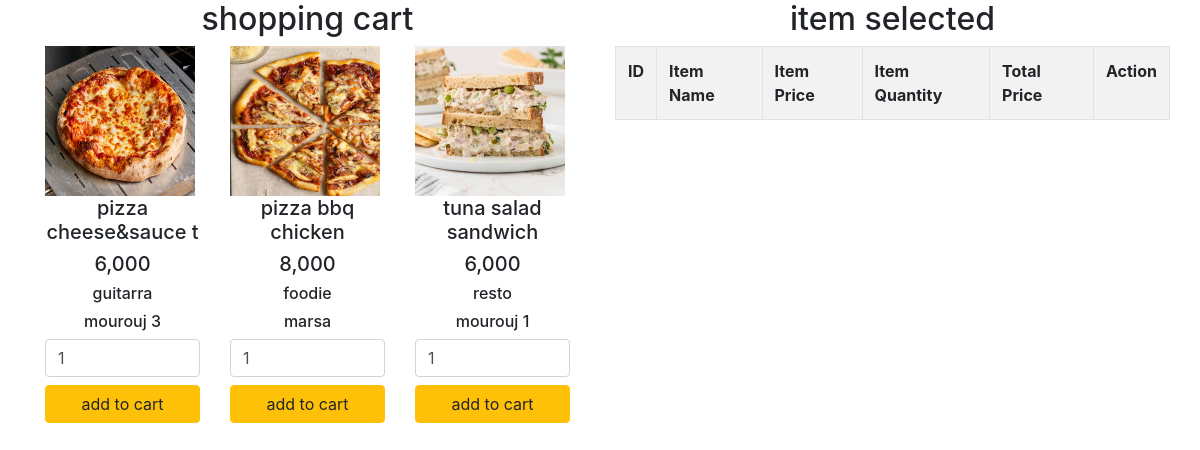
The page / on the database its author committed.
### tables this page shows
CREATE TABLE `menu` (
  `id` int(11) NOT NULL,
  `name` varchar(200) NOT NULL,
  `description` varchar(200) NOT NULL,
  `price` int(20) NOT NULL,
  `rating` int(2) NOT NULL,
  `type_id` int(20) NOT NULL,
  `size_id` int(20) NOT NULL,
  `r_name` varchar(20) NOT NULL,
  `city_id` int(11) NOT NULL,
  `location` varchar(20) NOT NULL,
  `image` varchar(50) NOT NULL
);

### index.php (the view, shortened to what this page needs)
<?php
$conn = mysqli_connect("localhost","root","","db_of_restaurant");
?>
<!DOCTYPE html>
<html>
<head>
    <link rel="stylesheet" href="https://cdn.jsdelivr.net/npm/bootstrap@4.0.0/dist/css/bootstrap.min.css">
</head>
<body>
    <div class="container-fluid">
        <div class="col-md-12">
            <div class="row">
                <div class="col-md-6">
                    <h2 class="text-center">shopping cart</h2>
					<div class="col-md-12">
						<div class="row">
					<?php
					$q1="SELECT * FROM menu";
					$r1= mysqli_query($conn,$q1);
					while($row=mysqli_fetch_array($r1)){ ?>
					<div class="col-md-4">
					<form method='post' action="index.php?id=<?=$row['id'] ;?>">
						<img src="<?= $row['image'] ?>" style='height:150px;width:150px;'>
						<h5 class="text-center"><?= $row['name']; ?></h5>
						<h5 class="text-center"><?= number_format($row['price']); ?></h5>
						<h6 class="text-center"><?= $row['r_name']; ?></h6>
						<h6 class="text-center"><?= $row['location']; ?></h6>
						<input type="number" name="quantity" value="1" class="form-control">
						<input type="submit" name="add_to_cart" class="btn btn-warning btn-block my-2" value="add to cart">
					</form>
					</div>
					<?php } ?>
						</div>
					</div>
				</div>
				<div class="col-md-6">
					<h2 class="text-center">item selected</h2>
					<?php
					$output = "";
					$output.="
					<table class='table table-bordered table-striped'>
					<tr>
					<th>ID</th>
					<th>Item Name</th>
					<th>Item Price</th>
					<th>Item Quantity</th>
					<th>Total Price</th>
					<th>Action</th>
					</tr>
					";
				echo $output;
					?>
				</div>
            </div>
        </div>
    </div>
</body>
</html>

### rows shown on the page
menu: image (picture), name "pizza cheese&sauce t", price "6,000", r_name "guitarra", location "mourouj 3"
menu: image (picture), name "pizza bbq chicken", price "8,000", r_name "foodie", location "marsa"
menu: image (picture), name "tuna salad sandwich", price "6,000", r_name "resto", location "mourouj 1"
